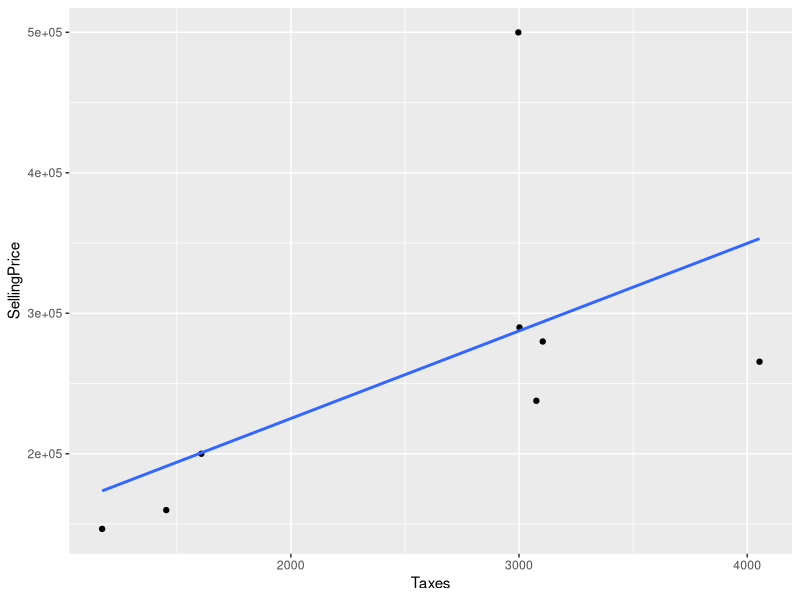
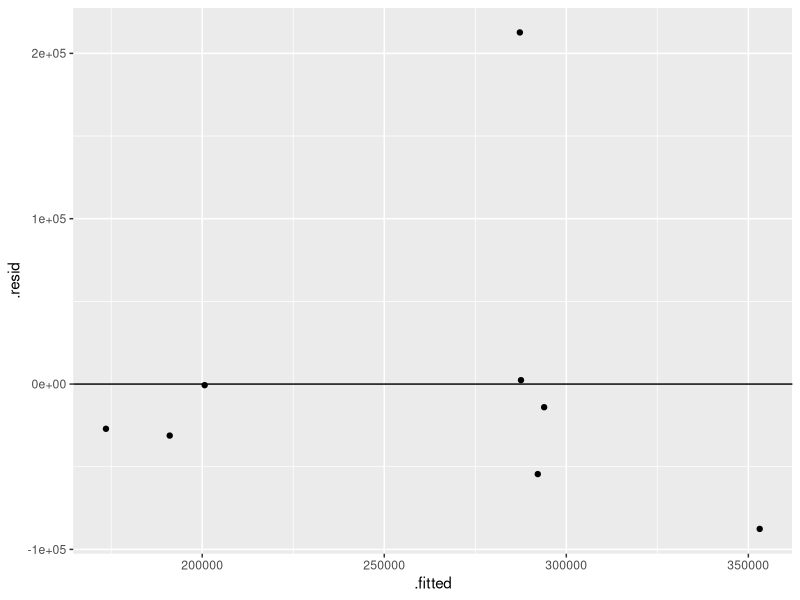

Write R code to recreate these figures, in order.
## ---- chunk 1
knitr::opts_chunk$set(echo = TRUE)

library(tidyverse)
## ---- chunk 2
taxdf <- tribble(
  ~SellingPrice, ~Taxes,
  279900,	3104,
  146500,	1173,
  237700,	3076,
  200000,	1608,
  159900,	1454,
  499900,	2997,
  265500,	4054,
  289900,	3002
)

taxdf %>% 
  ggplot(aes(x = Taxes, y = SellingPrice)) +
  geom_point() +
  geom_smooth(se = F, method = lm)
## ---- chunk 3
lm.fit <- lm(taxdf$SellingPrice~taxdf$Taxes)
lm.fit
## ---- chunk 4
taxdf %>% 
  mutate(
    residuals = SellingPrice - (100456.77 + 62.32 * Taxes)
  ) -> taxdf_resid
taxdf_resid
## ---- chunk 5
lm.fit %>% 
  ggplot(aes(x = .fitted, y = .resid)) +
  geom_point() +
  geom_hline(yintercept = 0)
## ---- chunk 6
anova(lm.fit)
fcritical <- qf(p=0.05, df1=1, df2=6, lower.tail = F)
print(paste("FCritical = ", fcritical))
fvalue <- 2.9181
# fcritical <- 5.987378

ifelse(fvalue > fcritical, "Reject the null hypothesis", "Fail to reject the null hypothesis")
